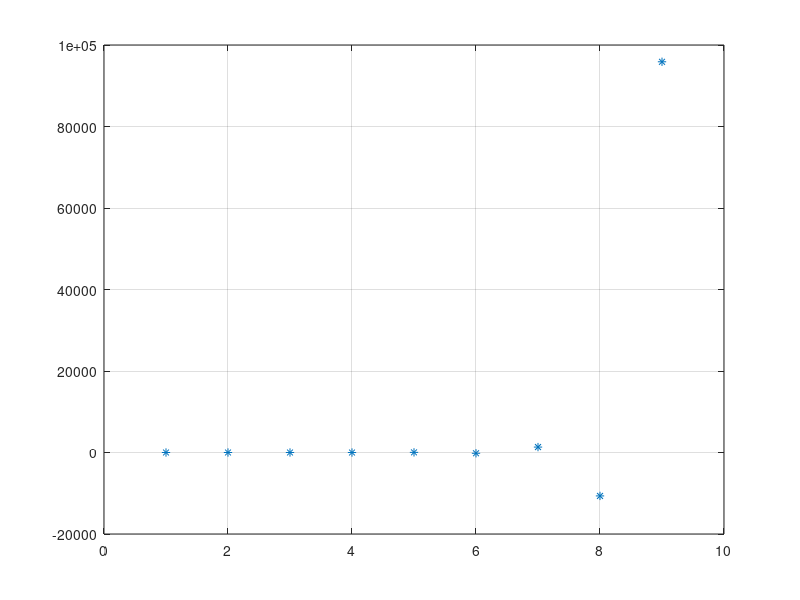
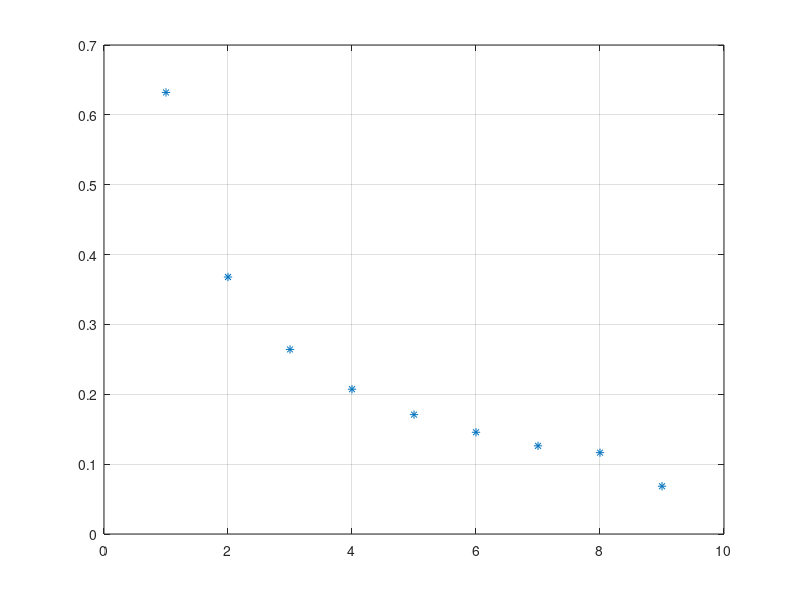

MATLAB code for these plots, in order: (Note: this script raises an error after producing the figures.)
%% Stability of the algorithm 
%% Integral calculation
%     / 1
%e^-1 |  x^n*e^x dx
%     / 0
%% Case 1
clear;clc;clf;close all;
I_0=0.6321;num=9;
I_n=zeros(1,num);
I_n(1)=1-I_0;
for ind=2:num;
I_0(ind)=1-ind*I_0(ind-1);
end
I_0'
plot(I_0,'*'); grid on
%% Case 2
I(9)=0.0684;
for ind=8:-1:1;
I(ind)=(1-I(ind+1))/ind;
end
I'
figure(2)
plot(I,'*');grid on
%% Matlab integration
syms x 
I_9=int(exp(-1)*x^9*exp(x),x,0,1)
vpa(I_9,4)
%%
